Frame 1 (no input): blank canvas, image omitted
Frame 60 (no input): blank canvas, image omitted
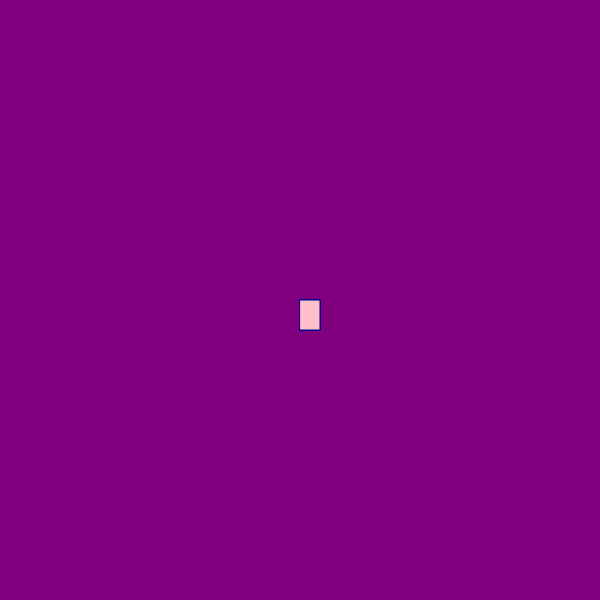
Frame 120 (the mouse pressed at the canvas centre since frame 60)

The p5.js sketch whose frames 1 and 60 were blank and that drew this single picture after the mouse press (run headless with seeded random() and noise() and a simulated clock; from frame 60 on, the mouse is pressed at the canvas centre):

// p5.js sketch
// ── sketch.js
function setup() {
  createCanvas(600, 600);
  background("purple");
}

function draw() {
  
fill ("pink");
stroke("darkblue");
strokeWeight(1);
if(mouseIsPressed){
  rect(mouseX,mouseY,20,30);
 }
}
  
